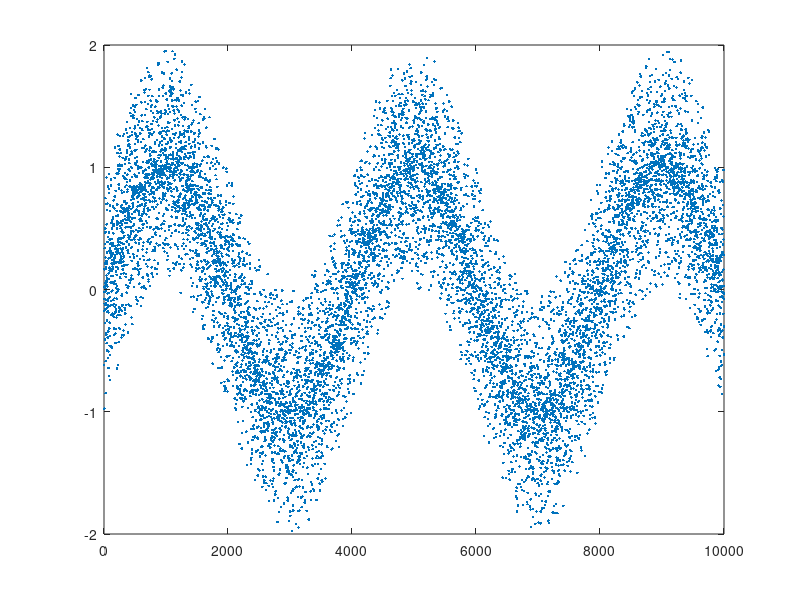

Write the MATLAB code that produced this figure.
%%%%%%%%%%%%%%%%%%%%%%%%%%%%%%%%%%%%%%%%%%%%%
%
%   Aim: 1. Generating a toy Dataset for a 3-input-1-output NN
%   
%   One input dominates point prediction
%   Another input dominates the uncertainty
%   Third input is random to input
%
%   Author: H M Dipu Kabir
%
%%%%%%%%%%%%%%%%%%%%%%%%%%%%%%%%%%%%%%%%%%%%%


clc
clear all
rng(0)

N = 10000;
x1 = [1/N:2/N:1 1:-2/N:1/N];
x2 = rand(1,N);
x3 = rand(1,N);

y = sin(2.5*pi*x1)+ rand(1,N).*cos(2*pi*x2);

plot(y,'.')

Demand_Data = [x1' x2' x3' y'];
 
save('Sensitivity_Example','Demand_Data');
